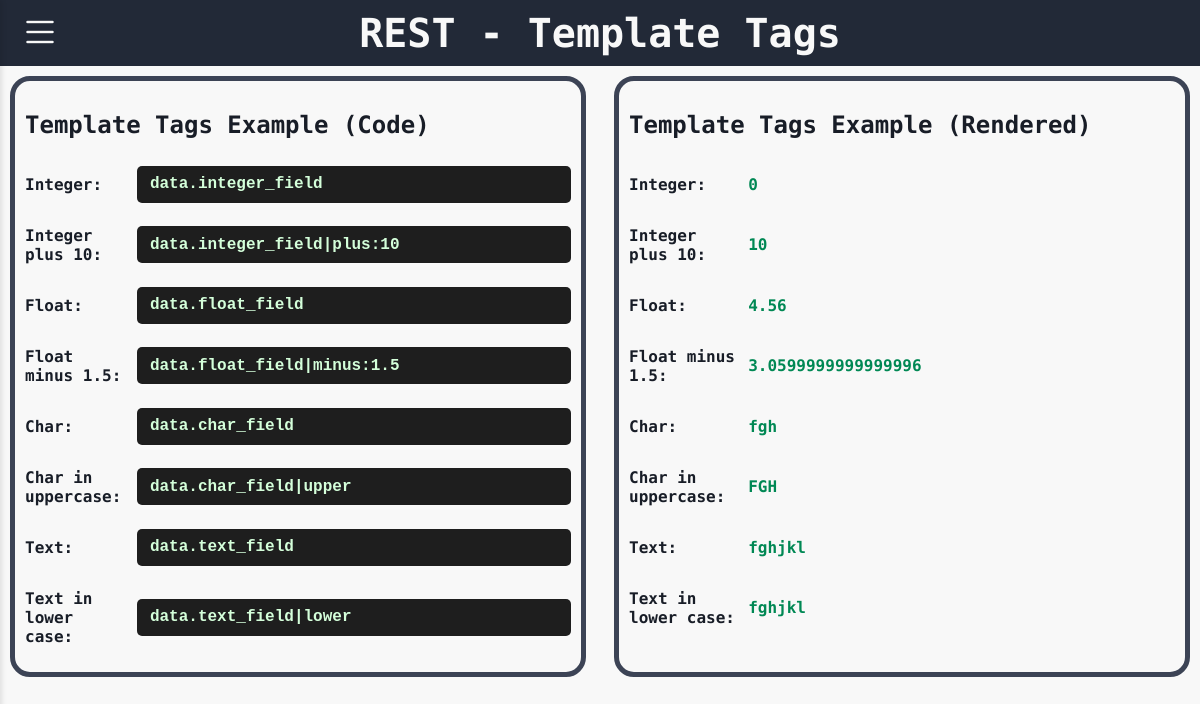
Page /template_tags on the earlier database version.
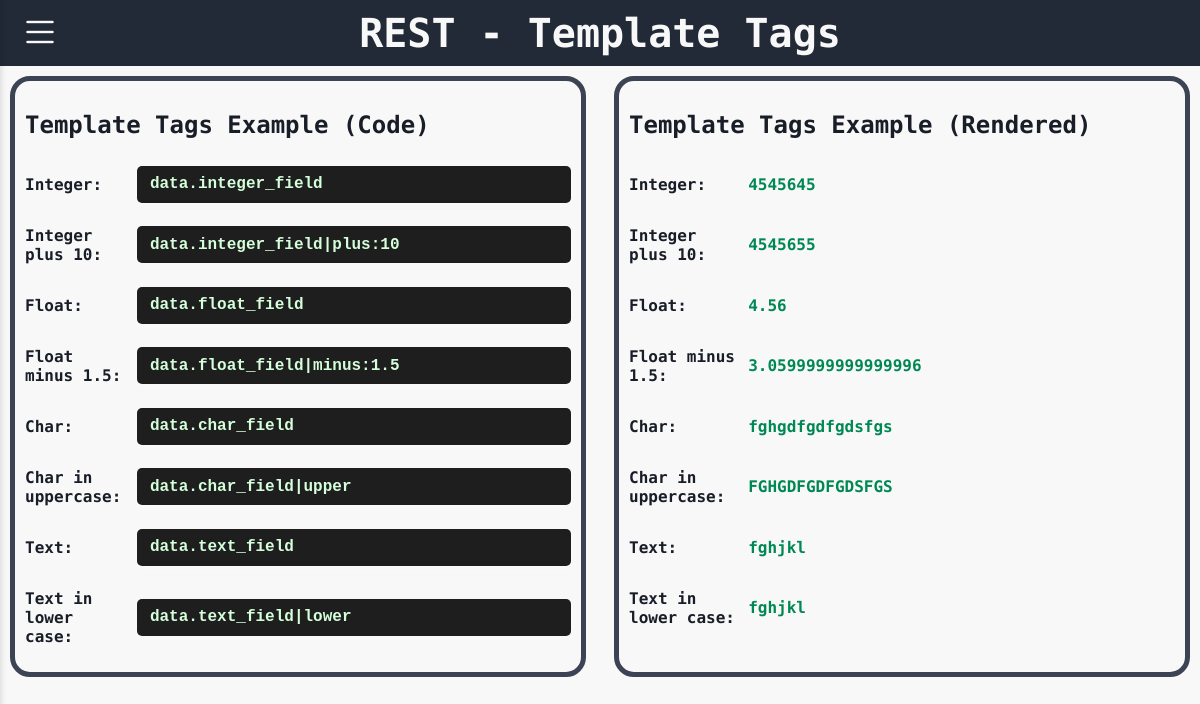
Same page on the later database version.
### rest/models.py (models this page shows, shortened)
class Table1(models.Model):
    foreign_key = models.ForeignKey(Table2, on_delete=models.CASCADE, related_name='table1_foreign', null=True, blank=True)
    one_to_one = models.OneToOneField(Table2, on_delete=models.CASCADE, related_name='table1_one', null=True, blank=True)
    many_to_many = models.ManyToManyField(Table3, related_name='table1_many', blank=True)
    integer_field = models.IntegerField(null=True, blank=True)      # Integer value (optional)
    float_field = models.FloatField(null=True, blank=True)          # Floating point number
    char_field = models.CharField(max_length=15)                    # Short text with max length
    text_field= models.TextField(blank=True)                        # Long text (optional)
    boolean_field = models.BooleanField(default=False)              # True or False
    date_field = models.DateField(null=True, blank=True)           # Date only
    time_field = models.TimeField(null=True, blank=True)           # Time only
    datetime_field = models.DateTimeField(null=True, blank=True)   # Full date and time
    image_field = models.ImageField(upload_to='images/', null=True, blank=True)  # For image files
    file_field = models.FileField(upload_to='files/', null=True, blank=True)     # For general files

### rest/views.py (the view)
# urls.py: path('template_tags', views.template_tags, name='template_tags'),
def template_tags(request):
    data = Table1.objects.first()
    return render(request, 'template_tags.html', {'data': data})

### json_app/context_processors.py (called while the page is built)
def dark_mode_context(request):
    return {'dark_mode': request.session.get('dark_mode', False)}

### rest/templatetags/tags_example.py (called while the page is built)
@register.filter
def plus(value, arg):
    return value + arg

@register.filter
def minus(value, arg):
    return value - arg

@register.filter
def lower(value):
    return value.lower()

@register.filter
def upper(value):
    return value.upper()

### rest/templates/template_tags.html
{% extends "base.html" %}
{% load tags_example %}
{% block body %}
{% include "title.html" with title="- Template Tags" %}
<div class="double-div">
    <div class="container">
        <h2 class="subtitle">Template Tags Example (Code)</h2>
        <div class="double-div-row">
            <p class="text">Integer:</p>
            <code>data.integer_field</code>
        </div>
        <div class="double-div-row">
            <p class="text">Integer plus 10:</p>
            <code>data.integer_field|plus:10</code>
        </div>
        <div class="double-div-row">
            <p class="text">Float:</p>
            <code>data.float_field</code>
        </div>
        <div class="double-div-row">
            <p class="text">Float minus 1.5:</p>
            <code>data.float_field|minus:1.5</code>
        </div>
        <div class="double-div-row">
            <p class="text">Char:</p>
            <code>data.char_field</code>
        </div>
        <div class="double-div-row">
            <p class="text">Char in uppercase:</p>
            <code>data.char_field|upper</code>
        </div>
        <div class="double-div-row">
            <p class="text">Text:</p>
            <code>data.text_field</code>
        </div>
        <div class="double-div-row">
            <p class="text">Text in lower case:</p>
            <code>data.text_field|lower</code>
        </div>
    </div>
    <div class="container">
        <h2 class="subtitle">Template Tags Example (Rendered)</h2>
        <div class="double-div-row">
            <p class="text">Integer:</p>
            <p class="text_keywords">{{ data.integer_field }}</p>
        </div>
        <div class="double-div-row">
            <p class="text">Integer plus 10:</p>
            <p class="text_keywords">{{ data.integer_field|plus:10 }}</p>
        </div>
        <div class="double-div-row">
            <p class="text">Float:</p>
            <p class="text_keywords">{{ data.float_field }}</p>
        </div>
        <div class="double-div-row">
            <p class="text">Float minus 1.5:</p>
            <p class="text_keywords">{{ data.float_field|minus:1.5 }}</p>
        </div>
        <div class="double-div-row">
            <p class="text">Char:</p>
            <p class="text_keywords">{{ data.char_field }}</p>
        </div>
        <div class="double-div-row">
            <p class="text">Char in uppercase:</p>
            <p class="text_keywords">{{ data.char_field|upper }}</p>
        </div>
        <div class="double-div-row">
            <p class="text">Text:</p>
            <p class="text_keywords">{{ data.text_field }}</p>
        </div>
        <div class="double-div-row">
            <p class="text">Text in lower case:</p>
            <p class="text_keywords">{{ data.text_field|lower }}</p>
        </div>
    </div>
</div>
{% endblock %}

Differences in the rows shown:
changed Table1 "fghjkl": integer_field "0" → "4545645"; integer_field|plus "10" → "4545655"; char_field "fgh" → "fghgdfgdfgdsfgs"; char_field "FGH" → "FGHGDFGDFGDSFGS"
